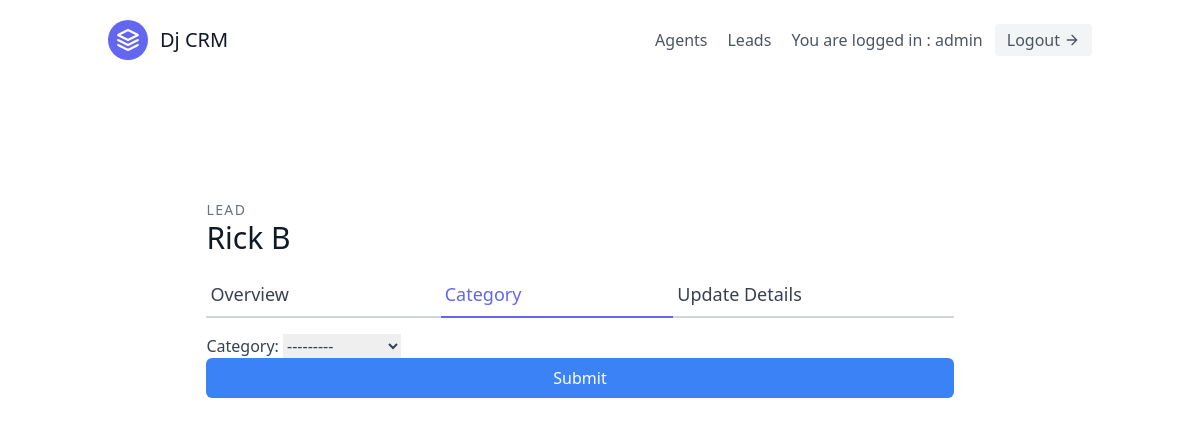
Page /leads/1/category/ (signed in) on the committed database.
### leads/models.py (models this page shows, shortened)
class User(AbstractUser):
    is_organiser = models.BooleanField(default=True)
    is_agent = models.BooleanField(default=False)

class Lead(models.Model):
    first_name = models.CharField(max_length=50)
    last_name = models.CharField(max_length=50)
    age = models.IntegerField(default=0)
    phoned = models.BooleanField(default=False)
    organisation = models.ForeignKey(UserProfile,on_delete=models.CASCADE)
    agent = models.ForeignKey("Agent",on_delete=models.CASCADE) #CASCADE means if agnent is deleted then the Lead will also get deleted
    category = models.ForeignKey("Category",related_name = "leads", null=True, blank=True, on_delete=models.SET_NULL)
    description = models.TextField()
    date_added = models.DateTimeField(auto_now_add=True)
    phone_number = models.CharField(max_length=20)
    email = models.EmailField()

### leads/views.py (the view, shortened to what this page needs)
# urls.py: path('<int:pk>/category/',LeadCategoryUpdateView.as_view(),name='lead-category-update'),
class LeadCategoryUpdateView(mixins.LoginRequiredMixin,generic.UpdateView):
    template_name = 'leadcategoryupdate.html'
    form_class = LeadCategoryUpdateForm
    def get_queryset(self):
        user = self.request.user
        if user.is_organiser:
            queryset = Lead.objects.filter(organisation=user.userprofile)
        else:
            queryset = Lead.objects.filter(organisation=user.agent.organisation)
            queryset = queryset.filter(agent__user=user)
        return queryset

### leads/forms.py
class LeadCategoryUpdateForm(forms.ModelForm):
    class Meta:
        model = Lead
        fields = (
            'category',
        )

### leads/models.py (called while the page is built)
    def __str__(self):
        return self.name

### templates/leadcategoryupdate.html (shortened to what this page needs)
{% extends "base.html" %}
{% load tailwind_filters %}
{% block content %}
<section class="text-gray-700 body-font overflow-hidden">
    <div class="container px-5 py-24 mx-auto">
      <div class="lg:w-4/5 mx-auto flex flex-wrap">
        <div class="w-full lg:pr-10 lg:py-6 mb-6 lg:mb-0">
            <h2 class="text-sm title-font text-gray-500 tracking-widest">LEAD</h2>
            <h1 class="text-gray-900 text-3xl title-font font-medium mb-4">{{ lead.first_name }} {{ lead.last_name }}</h1>
            <div class="flex mb-4">
                <a href="/leads/{{lead.pk}}/" class="flex-grow border-b-2 border-gray-300 py-2 text-lg px-1">
                    Overview
                </a>
                <a href="{% url 'leads:lead-category-update' lead.pk %}" class="flex-grow text-indigo-500 border-b-2 border-indigo-500 py-2 text-lg px-1">
                    Category
                </a>
                <a href="/leads/{{ lead.pk }}/update" class="flex-grow border-b-2 border-gray-300 py-2 text-lg px-1">
                    Update Details
                </a>
            </div>
            <form form method="post">
                {{ form|crispy }}
                <button type="submit" class="w-full text-white bg-blue-500 hover:bg-blue-600 px-3 py-2 rounded-md">Submit</button>
            </form>
        </div>
      </div>
    </div>
  </section>
{% endblock content %}

### templates/navbar.html (shortened to what this page needs)
<header class="text-gray-600 body-font">
  <div class="container mx-auto flex flex-wrap p-5 flex-col md:flex-row items-center">
    <a class="flex title-font font-medium items-center text-gray-900 mb-4 md:mb-0">
      <svg xmlns="http://www.w3.org/2000/svg" fill="none" stroke="currentColor" stroke-linecap="round" stroke-linejoin="round" stroke-width="2" class="w-10 h-10 text-white p-2 bg-indigo-500 rounded-full" viewBox="0 0 24 24">
        <path d="M12 2L2 7l10 5 10-5-10-5zM2 17l10 5 10-5M2 12l10 5 10-5"></path>
      </svg>
      <span class="ml-3 text-xl">Dj CRM </span>
    </a>
    <nav class="md:ml-auto flex flex-wrap items-center text-base justify-center">
    {% if not request.user.is_authenticated %}
      <a href="{% url 'signup' %}"  class="mr-5 hover:text-gray-900">Sign Up</a>
      {% else %}
      {% if request.user.is_organiser %}
      <a href="/agents" class="mr-5 hover:text-gray-900">Agents</a>
      {% endif %}
      <a href="/leads" class="mr-5 hover:text-gray-900">Leads</a>
    {% endif %}
    </nav>
    {% if request.user.is_authenticated %}
      You are logged in : {{ request.user.username }}
      <a href="{% url 'logout' %}" class="ml-3 inline-flex items-center bg-gray-100 border-0 py-1 px-3 focus:outline-none hover:bg-gray-200 rounded text-base mt-4 md:mt-0">
        Logout
      <svg fill="none" stroke="currentColor" stroke-linecap="round" stroke-linejoin="round" stroke-width="2" class="w-4 h-4 ml-1" viewBox="0 0 24 24">
        <path d="M5 12h14M12 5l7 7-7 7"></path>
      </svg>
      </a>
    {% endif %}
  </div>
</header>

### rows in the picture
User: user.username "admin"
Lead: first_name "Rick", last_name "B", category "---------"
